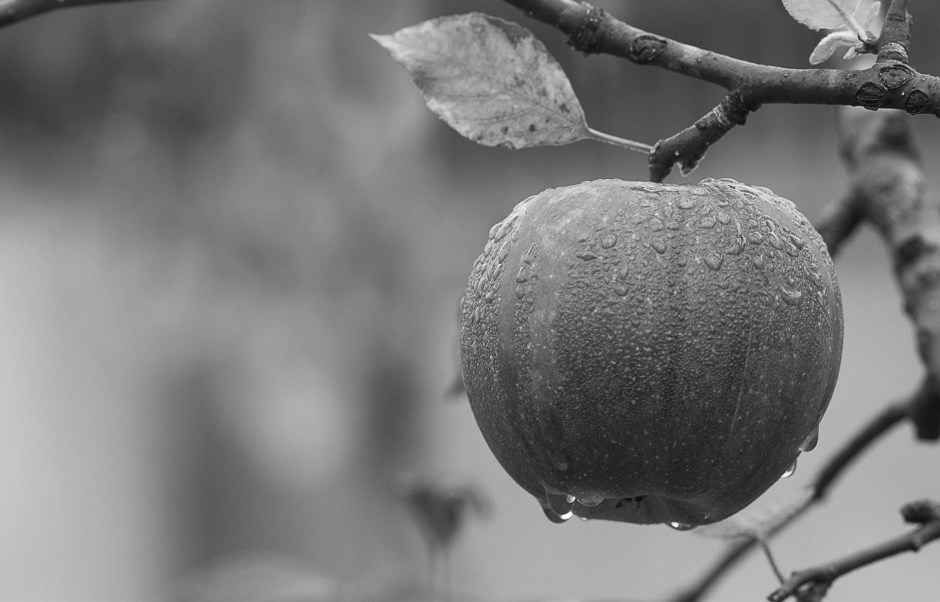
//> input picture Homeworks/inputs/20190926/2.jpg, 1880 x 1204 px, given in place of flower.jpg, which was not available (shown at 1/2 size)
$ ./main   (built with g++ and OpenCV 4)
//> lines starting //> are read from the running program, lines starting //| are printed output that depends on the picture; pictures that were not available may be replaced by others from this repository, and a replacement may not be noted
//> further down, sMatInput is the input picture: 1204 rows x 1880 cols, CV_8UC1; min 0, max 255, mean 121.2
### CaseStudies/Canny_Edge_Detector/C++/SRC/CannyED.hpp
#ifndef __CANNY_EDGE__
#define __CANNY_EDGE__

#include <opencv2\opencv.hpp>

using namespace cv;

class CannyED
{
	public:
		CannyED():ks32NonMaxFiltLen(5){};                             /* constructor */
		CannyED(Mat &sMatInput, Mat &sMatOutput, double dThreshold1, double dThreshold2);
		~CannyED(){};

	private:
		const int ks32NonMaxFiltLen;//Filter size for non-max suppression
		Mat sMatCannyEdge;
		/* ====================  METHODS       ======================================= */
		void NonMaxSuppression(Mat &sMatGrad, Mat &sMatThinEdge, Mat &sMatEdgeOrientation);
		void Hysteresis(Mat &sMatThinEdge, Mat &sMatEdgeMap, double dThOne, double dThTwo);
		void Trace(Mat &sMatThinEdge, Mat &sMatEdgeMap, int s32Y, int s32X, double dThOne);

}; /* -----  end of class CannyED  ----- */
#endif

### CaseStudies/Canny_Edge_Detector/C++/SRC/CannyED.cpp
#include <CannyED.hpp>
#include <iostream>

using namespace std;

#pragma comment(lib, "opencv_core300d.lib")
#pragma comment(lib, "opencv_highgui300d.lib")
#pragma comment(lib, "opencv_imgcodecs300d.lib")
#pragma comment(lib, "opencv_imgproc300d.lib")

/**<
@param   sMatInput - Input Gray image
@param  sMatOutput - Edge Map
@param dThreshold1 - Hysteresis low threshold
@param dThreshold2 - Hysteresis high threshold
*/

CannyED::CannyED(Mat &sMatInput, Mat &sMatOutput, double dThreshold1, double dThreshold2):ks32NonMaxFiltLen(5)
{
//> called with dThreshold1 = 10, dThreshold2 = 40
	Mat sMatInputGauss;
	Mat sMatSobelX;
	Mat sMatSobelY;
	Mat sMatSobelGrad;
	Mat sMatEdgeThin;
	Mat sMatEdgeFinal;

	Mat sMatEdgeOrientation = Mat(Size(sMatInput.cols, sMatInput.rows), CV_16UC1);
	sMatCannyEdge = Mat::zeros(Size(sMatInput.cols, sMatInput.rows), CV_8UC1);

	//Sobel-X
	int ks32KernelX[3][3] = {
		-1, 0, 1,
		-2, 0, 2,
		-1, 0, 1
	};

	//Sobel-Y
	int ks32KernelY[3][3] = {
		-1, -2, -1,
		 0, 0, 0,
		+1, +2, 1
	};

	Mat sMatKernelX = Mat(Size(3, 3), CV_32SC1, ks32KernelX);
	Mat sMatKernelY = Mat(Size(3, 3), CV_32SC1, ks32KernelY);

	GaussianBlur(sMatInput, sMatInputGauss, Size(5, 5), 10);
	sMatInputGauss = sMatInput;
	filter2D(sMatInputGauss, sMatSobelX, CV_32FC1, sMatKernelX, Point(-1, -1));
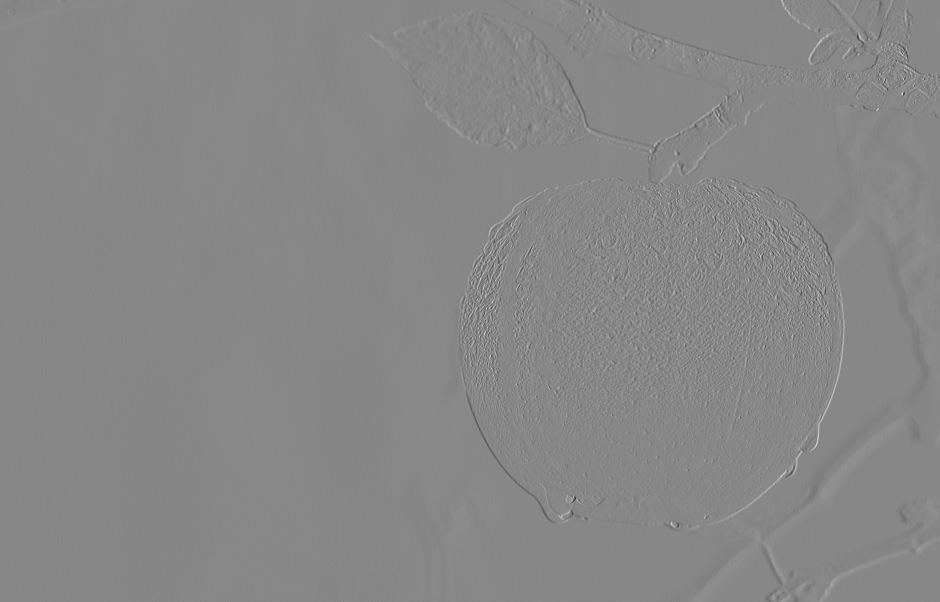
//> sMatSobelX: 1204 rows x 1880 cols, CV_32FC1 (shown at 1/2 size); min -741, max 654, mean -0.2; drawn with min black and max white
	filter2D(sMatInputGauss, sMatSobelY, CV_32FC1, sMatKernelY, Point(-1, -1));

	Mat sMatSobel = sMatSobelX.mul(sMatSobelX) + sMatSobelY.mul(sMatSobelY);
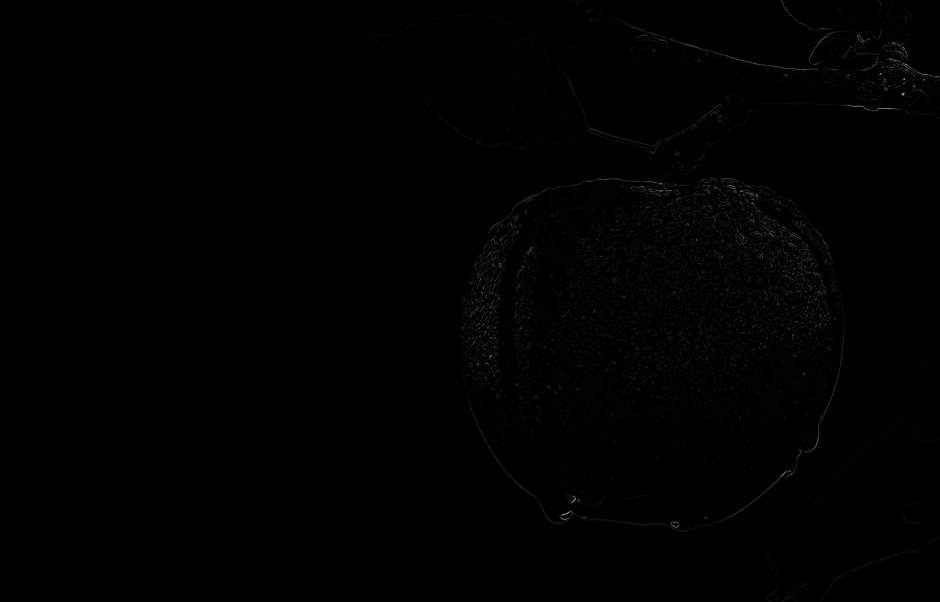
//> sMatSobel: 1204 rows x 1880 cols, CV_32FC1 (shown at 1/2 size); min 0, max 621442, mean 2376.6; drawn with min black and max white
	sqrt(sMatSobel, sMatSobelGrad);

	sMatSobelGrad.convertTo(sMatSobelGrad, CV_8UC1);

	for (int i = 0; i < sMatSobelX.rows; i++){
		for (int j = 0; j < sMatSobelX.cols; j++){
			float fValX  = sMatSobelX.at<float>(i, j);
			float fValY  = sMatSobelY.at<float>(i, j);
			float fAngle = fastAtan2(fValY, fValX);

			if (fAngle > 180)
				fAngle = fAngle - 180;

			if ((fAngle > 0 && fAngle <= 22.5) || (fAngle > 157.5 && fAngle <= 180))
				fAngle = 0;
			else if (fAngle > 22.5 && fAngle <= 67.5)
				fAngle = 45;
			else if (fAngle > 67.5 && fAngle <= 112.5)
				fAngle = 90;
			else if (fAngle > 112.5 && fAngle <= 157.5)
				fAngle = 135;

			sMatEdgeOrientation.at<unsigned short>(i, j) = (unsigned short)fAngle;
		}
	}
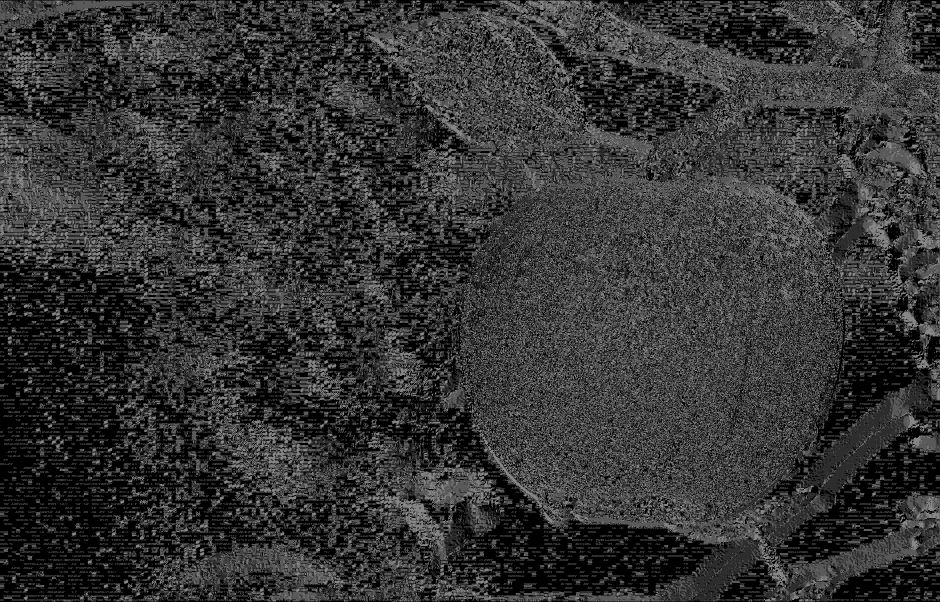
//> sMatEdgeOrientation: 1204 rows x 1880 cols, CV_16UC1 (shown at 1/2 size); min 0, max 135, mean 52.2

	NonMaxSuppression(sMatSobelGrad, sMatEdgeThin, sMatEdgeOrientation);
	sMatOutput = sMatEdgeThin;
	Hysteresis(sMatEdgeThin, sMatCannyEdge, dThreshold1, dThreshold2);
	sMatOutput = sMatCannyEdge;

	return;
}

/**<
@return void
@param   sMatGrad - Sobel Edge Map
@param  sMatOutputGrad - Output Edge Thin Map
@param  sMatEdgeOrientation - Orientation of edge
*/
void CannyED::NonMaxSuppression(Mat &sMatGrad, Mat &sMatOutputGrad, Mat &sMatEdgeOrientation)
{
	Mat             sMatGradPad;
	vector<Point2i> vecIndex;
	int             s32Pad      = ks32NonMaxFiltLen >> 1;
	Point pOne, pTwo, pThree, pFour;
	vector<uchar> vecPixel(ks32NonMaxFiltLen);

	copyMakeBorder(sMatGrad, sMatGradPad, s32Pad, s32Pad, s32Pad, s32Pad, BORDER_REPLICATE);
	sMatOutputGrad.create(Size(sMatGrad.cols, sMatGrad.rows), CV_8UC1);

	for (int i = s32Pad; i < sMatGradPad.rows - s32Pad; i++){
		for (int j = s32Pad; j < sMatGradPad.cols - s32Pad; j++){
			int ii = i - s32Pad;
			int jj = j - s32Pad;
			unsigned short u16Angle = sMatEdgeOrientation.at<unsigned short>(ii, jj);
			switch ( u16Angle ) {
				case 0:
					pOne   = (Point(0, 1)); pTwo   = (Point(0, 2)); pThree = (Point(-1, 0)); pFour  = (Point(-2, 0));
					break;
				case 45:
					pOne   = (Point(-1, -1)); pTwo   = (Point(-2, -2)); pThree = (Point(1, 1)); pFour  = (Point(2, 2));
					break;
				case 90:
					pOne   = (Point(-1, 0)); pTwo   = (Point(-2, 0)); pThree = (Point(1, 0)); pFour  = (Point(2, 0));
					break;
				case 135:
					pOne   = (Point(-1, 1)); pTwo   = (Point(-2, 2)); pThree = (Point(1, -1)); pFour  = (Point(2, -2));
					break;
				default:
					break;
			}				/* -----  end switch  ----- */

			//four neighboring pixels
			vecPixel.at(0) = sMatGradPad.at<uchar>(i + pTwo.x   , j + pTwo.y);
			vecPixel.at(1) = sMatGradPad.at<uchar>(i + pOne.x   , j + pOne.y);
			vecPixel.at(2) = sMatGradPad.at<uchar>(i , j);
			vecPixel.at(3) = sMatGradPad.at<uchar>(i + pThree.x , j + pThree.y);
			vecPixel.at(4) = sMatGradPad.at<uchar>(i + pFour.x  , j + pFour.y);

			vector<uchar>::iterator itr = max_element(vecPixel.begin(), vecPixel.end());
			int s32Index = itr - vecPixel.begin();
			// Index of the current pixel in stored at index=2
			if ( 2 != s32Index ) {
				sMatOutputGrad.at<uchar>(ii, jj) = 0;
			} else {
				sMatOutputGrad.at<uchar>(ii, jj) = sMatGradPad.at<uchar>(i, j);
			}

		}
	}
//> this loop made 1204 passes
//> (pOne, pTwo, pThree, pFour) on passes 1 to 3: (Point(0, 1), Point(0, 2), Point(-1, 0), Point(-2, 0)), (Point(0, 1), Point(0, 2), Point(-1, 0), Point(-2, 0)), (Point(0, 1), Point(0, 2), Point(-1, 0), Point(-2, 0))
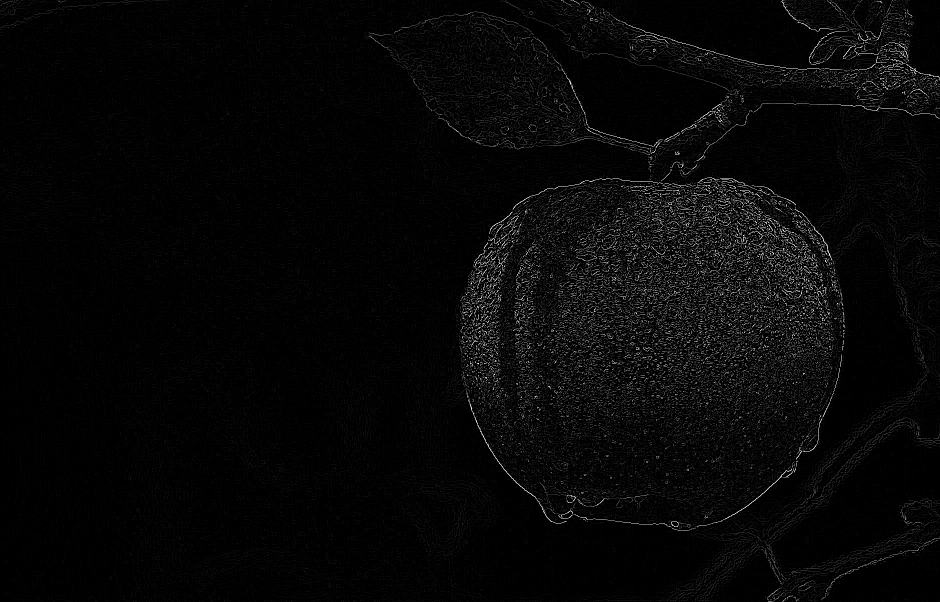
//> sMatOutputGrad: 1204 rows x 1880 cols, CV_8UC1 (shown at 1/2 size); min 0, max 255, mean 7
//> after the loop, pOne = Point(0, 1); pTwo = Point(0, 2); pThree = Point(-1, 0); pFour = Point(-2, 0)
}

/**<
@return void
@param   sMatThinEdge - Edge map after NMS
@param  sMatOutEdgeMap - Final Edge map
@param  dThOne - Lower hysteresis threshold
@param  dThTwo - Upper hysteresis threshold
*/
#if 0
void CannyED::Hysteresis(Mat &sMatGrad, Mat &sMatOutputGrad, double dThOne, double dThTwo)
{
#define NUM_NEIGHBORS (8)

	Mat sMatMaskOne, sMatMaskTwo, sMatMaskOneTwo;
	const int ky[NUM_NEIGHBORS] = {-1, -1, -1, 0, 0, 1, 1, 1};
	const int kx[NUM_NEIGHBORS] = {-1, 0, -1, -1, 1, -1, 0, 1};

	// Pixels < dThOne are eliminated
	sMatMaskOne = (sMatGrad < dThOne & sMatGrad > 0);
	sMatGrad.setTo(0, sMatMaskOne);

	sMatMaskTwo    = (sMatGrad >= dThTwo);
	sMatMaskOneTwo = (sMatGrad < dThTwo & sMatGrad >=dThOne);

	sMatMaskTwo.setTo(2, sMatMaskTwo);
	sMatMaskOneTwo.setTo(1, sMatMaskOneTwo);

	sMatMaskTwo = sMatMaskTwo + sMatMaskOneTwo;
	copyMakeBorder(sMatMaskTwo, sMatMaskTwo, 1, 1, 1, 1, BORDER_REPLICATE);

	for(int i = 1; i < sMatMaskTwo.rows - 1; i++){
		for (int j = 1; j < sMatMaskTwo.cols - 1; j++){
			uchar u8PixVal = sMatMaskTwo.at<uchar>(i, j);
			vector<uchar> vNeighbors(NUM_NEIGHBORS);
			if(1 == u8PixVal){
				vNeighbors.at(0) = sMatMaskTwo.at<uchar>(i - ky[0], j - kx[0]);
				vNeighbors.at(1) = sMatMaskTwo.at<uchar>(i - ky[1], j - kx[1]);
				vNeighbors.at(2) = sMatMaskTwo.at<uchar>(i - ky[2], j - kx[2]);
				vNeighbors.at(3) = sMatMaskTwo.at<uchar>(i - ky[3], j - kx[3]);
				vNeighbors.at(4) = sMatMaskTwo.at<uchar>(i - ky[4], j - kx[4]);
				vNeighbors.at(5) = sMatMaskTwo.at<uchar>(i - ky[5], j - kx[5]);
				vNeighbors.at(6) = sMatMaskTwo.at<uchar>(i - ky[6], j - kx[6]);
				vNeighbors.at(7) = sMatMaskTwo.at<uchar>(i - ky[7], j - kx[7]);
				if(find(vNeighbors.begin(), vNeighbors.end(), 2) != vNeighbors.end())
					sMatMaskTwo.at<uchar>(i, j) = 2;
				//else
				//	sMatMaskTwo.at<uchar>(i, j) = 0;

			}
		}
	}

	sMatMaskTwo = sMatMaskTwo(Range(1, sMatMaskTwo.rows - 1), Range(1, sMatMaskTwo.cols - 1));
	sMatMaskTwo = (sMatMaskTwo == 2);

	sMatGrad.copyTo(sMatOutputGrad, sMatMaskTwo);
	sMatOutputGrad = (sMatOutputGrad != 0);
}
#else
void CannyED::Hysteresis(Mat &sMatThinEdge, Mat &sMatOutEdgeMap, double dThOne, double dThTwo)
{
//> called with dThOne = 10, dThTwo = 40
	int s32Height = sMatThinEdge.rows;
//> s32Height = 1204
	int s32Width  = sMatThinEdge.cols;
//> s32Width = 1880

	for (int i = 1; i < s32Height - 1; i++){
		for (int j = 1; j < s32Width - 1; j++){
			uchar u8PixVal = sMatThinEdge.at<uchar>(i, j);
			if ( u8PixVal > dThTwo){
				Trace(sMatThinEdge, sMatOutEdgeMap, i, j, dThOne);
			}
		}
	}
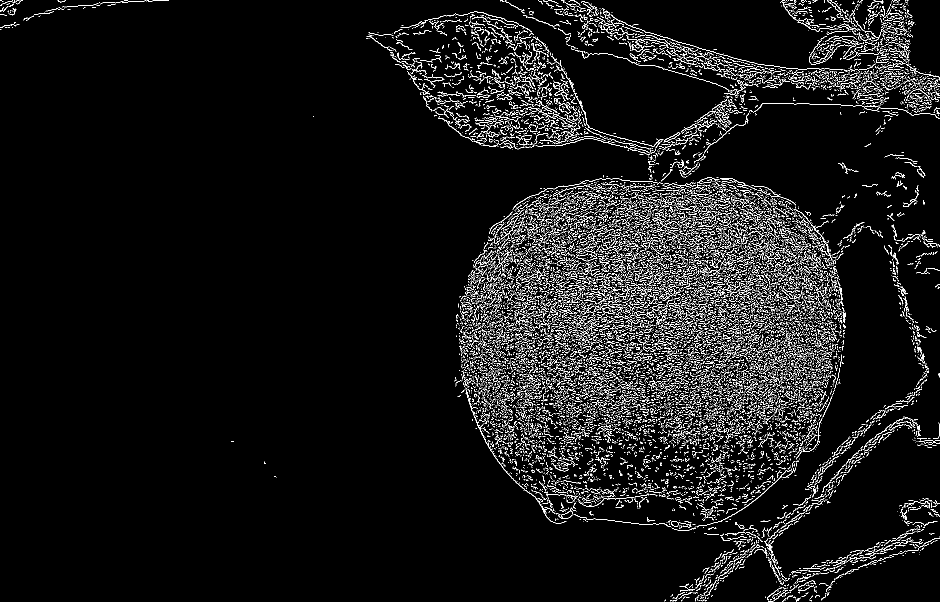
//> sMatOutEdgeMap: 1204 rows x 1880 cols, CV_8UC1 (shown at 1/2 size); 5.3% white in thin lines or dots

}
#endif

void CannyED::Trace(Mat &sMatThinEdge, Mat &sMatEdgeMap, int s32Y, int s32X, double dThOne)
{
#define NUM_NEIGHBORS (8)

	const int ky[NUM_NEIGHBORS] = {-1, -1, -1, 0, 0, 1, 1, 1};
	const int kx[NUM_NEIGHBORS] = {-1, 0, -1, -1, 1, -1, 0, 1};

	int s32Width = sMatThinEdge.cols;
	int s32Height = sMatThinEdge.rows;
	if(sMatEdgeMap.at<uchar>(s32Y, s32X) == 0) {
		sMatEdgeMap.at<uchar>(s32Y, s32X) = 255;
		for(int i = 0; i < NUM_NEIGHBORS; i++){
			int ii = s32Y + ky[i];
			int jj = s32X + kx[i];
			if(ii >= 0 && jj >= 0 && ii < s32Height && jj < s32Width){
				uchar u8PixValOne = sMatThinEdge.at<uchar>(s32Y + ky[i], s32X + kx[i]);
				uchar u8PixValTwo = sMatEdgeMap.at<uchar>(s32Y + ky[i], s32X + kx[i]);
				if(u8PixValOne > dThOne && u8PixValTwo != 255){
					Trace(sMatThinEdge, sMatEdgeMap, ii, jj, dThOne);
				}
			}
		}
	}
}

### CaseStudies/Canny_Edge_Detector/C++/SRC/main.cpp
#include <string>
#include <iostream>
#include <opencv2\opencv.hpp>
#include <CannyED.hpp>

#pragma comment(lib, "opencv_core300d.lib") // core functionalities
#pragma comment(lib, "opencv_highgui300d.lib") //GUI
#pragma comment(lib, "opencv_imgcodecs300d.lib")
#pragma comment(lib, "opencv_imgproc300d.lib") // Histograms, Edge detection

using namespace cv;
using namespace std;

#define PI (3.1412)

/*
* ===  FUNCTION  ======================================================================
*         Name:  main
*  Description:
* =====================================================================================
*/

int main ( int argc, char *argv[] )
{
	Mat sMatInput = imread("..\\flower.jpg", IMREAD_GRAYSCALE);
	Mat sMatOutput;

	String strWinIn = "Input";
	String strWinOut = "Output";

	CannyED(sMatInput, sMatOutput, 10, 40);
	namedWindow(strWinIn, WINDOW_NORMAL);
	namedWindow(strWinOut, WINDOW_NORMAL);
	imshow(strWinIn, sMatInput);
	imshow(strWinOut, sMatOutput);

	imwrite("Input.jpg", sMatInput);
	imwrite("OutputEdge.jpg", sMatOutput);
	waitKey(0);
	return EXIT_SUCCESS;

} /* ----------  end of function main  ---------- */
